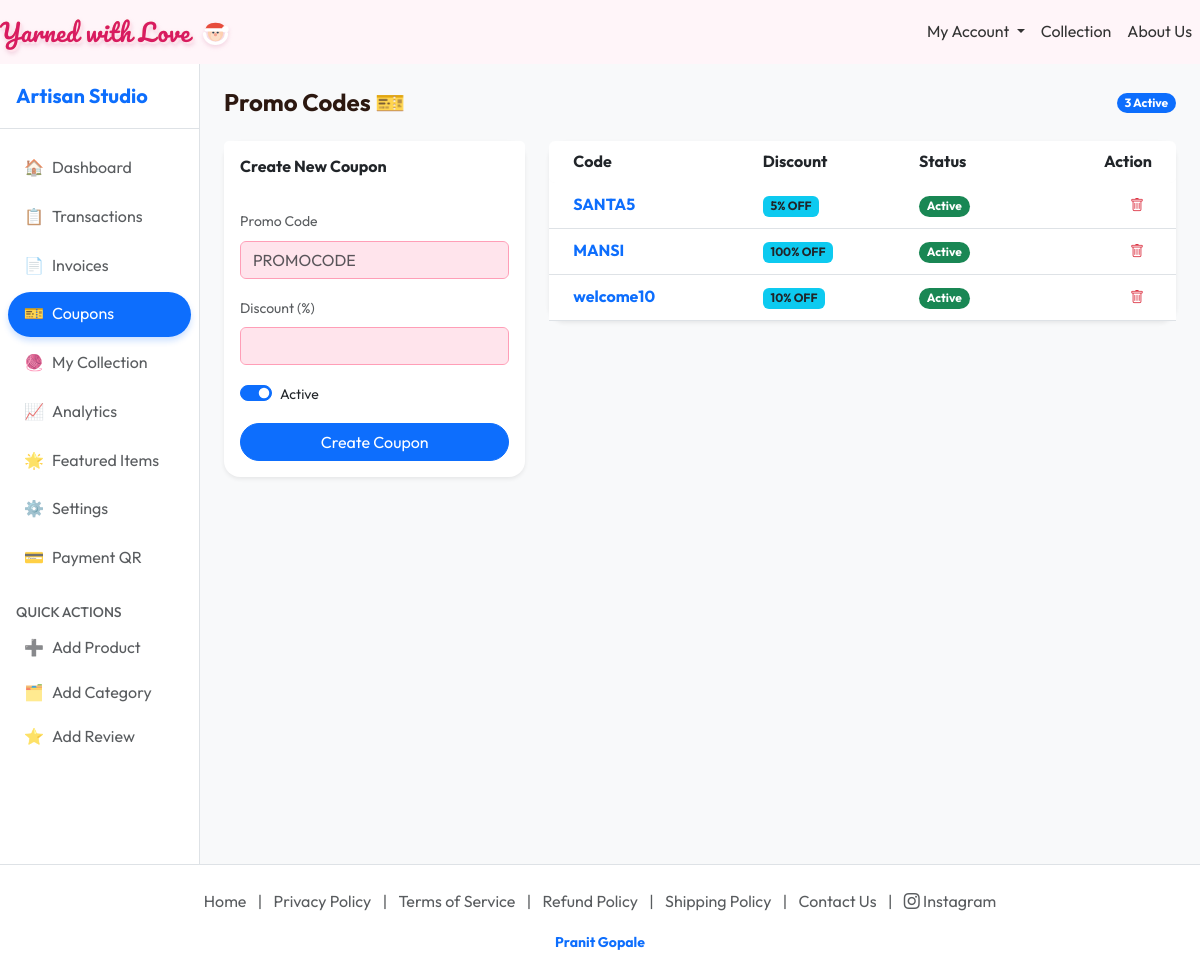
The page /artisan/coupons/ (signed in) on the database its author committed.
### store/models.py (models this page shows, shortened)
class Coupon(models.Model):
    code = models.CharField(max_length=50, unique=True)
    discount_percentage = models.IntegerField(validators=[MinValueValidator(0), MaxValueValidator(100)])
    active = models.BooleanField(default=True)

### store/views.py (the view)
# urls.py: path('artisan/coupons/', views.artisan_coupons, name='artisan_coupons'),
@login_required
@user_passes_test(lambda u: u.is_artisan)
def artisan_coupons(request):
    coupons = Coupon.objects.all().order_by('-id')
    return render(request, 'store/artisan_coupons.html', {'coupons': coupons, 'form': CouponForm()})

### store/forms.py
class CouponForm(forms.ModelForm):
    class Meta:
        model = Coupon
        fields = ['code', 'discount_percentage', 'active']
        widgets = {
            'code': forms.TextInput(attrs={'class': 'form-control', 'placeholder': 'PROMOCODE'}),
            'discount_percentage': forms.NumberInput(attrs={'class': 'form-control', 'min': '1', 'max': '100'}),
            'active': forms.CheckboxInput(attrs={'class': 'form-check-input'}),
        }

### users/context_processors.py (called while the page is built)
def artisan_global_data(request):
    if request.user.is_authenticated and request.user.is_artisan:
        return {
            'my_products': Product.objects.filter(artisan=request.user)
        }
    return {}

### templates/store/artisan_coupons.html (shortened to what this page needs)
{% extends 'store/artisan_base.html' %}
{% block artisan_content %}
<div class="d-flex justify-content-between align-items-center mb-4">
    <h2 class="h4 fw-bold mb-0">Promo Codes 🎫</h2>
    <span class="badge bg-primary rounded-pill">{{ coupons.count }} Active</span>
</div>
<div class="row">
    <div class="col-md-4 mb-4">
        <div class="card border-0 shadow-sm rounded-4">
            <div class="card-header bg-white py-3 border-0">
                <h6 class="fw-bold mb-0">Create New Coupon</h6>
            </div>
            <div class="card-body">
                <form action="{% url 'add_coupon' %}" method="post">
                    <div class="mb-3">
                        <label class="form-label small text-muted">Promo Code</label>
                        {{ form.code }}
                    </div>
                    <div class="mb-3">
                        <label class="form-label small text-muted">Discount (%)</label>
                        {{ form.discount_percentage }}
                    </div>
                    <div class="mb-3 form-check form-switch">
                        {{ form.active }}
                        <label class="form-check-label small" for="{{ form.active.id_for_label }}">Active</label>
                    </div>
                    <div class="d-grid">
                        <button type="submit" class="btn btn-primary rounded-pill">Create Coupon</button>
                    </div>
                </form>
            </div>
        </div>
    </div>
    <div class="col-md-8">
        <div class="card border-0 shadow-sm rounded-4">
            <div class="card-body p-0">
                <div class="table-responsive">
                    <table class="table table-hover align-middle mb-0">
                        <thead class="bg-light">
                            <tr>
                                <th class="border-0 ps-4 rounded-start">Code</th>
                                <th class="border-0">Discount</th>
                                <th class="border-0">Status</th>
                                <th class="border-0 pe-4 rounded-end text-end">Action</th>
                            </tr>
                        </thead>
                        <tbody>
                            {% for coupon in coupons %}
                            <tr>
                                <td class="ps-4 fw-bold text-primary">{{ coupon.code }}</td>
                                <td><span class="badge bg-info text-dark">{{ coupon.discount_percentage }}% OFF</span>
                                </td>
                                <td>
                                    {% if coupon.active %}
                                    <span class="badge bg-success rounded-pill">Active</span>
                                    {% else %}
                                    <span class="badge bg-secondary rounded-pill">Inactive</span>
                                    {% endif %}
                                </td>
                                <td class="pe-4 text-end">
                                    <form action="{% url 'delete_coupon' coupon.pk %}" method="post" class="d-inline"
                                        onsubmit="return confirm('Delete this coupon?');">
                                        <button type="submit" class="btn btn-sm btn-outline-danger border-0"><i
                                                class="bi bi-trash"></i></button>
                                    </form>
                                </td>
                            </tr>
                            {% empty %}
                            <tr>
                                <td colspan="4" class="text-center py-5 text-muted">No coupons created yet.</td>
                            </tr>
                            {% endfor %}
                        </tbody>
                    </table>
                </div>
            </div>
        </div>
    </div>
</div>
{% endblock %}

### static/css/style.css (style rules this page uses)
:root { --primary-color: #d47fa6; --secondary-color: #ff9eb7; --accent-color: #eebbce; --bg-light: #fff5f9; --text-dark: #2c1810; --white: #ffffff; --shadow: 0 10px 30px rgba(212, 127, 166, 0.15); }
body { font-family: 'Outfit', sans-serif; color: var(--text-dark); background-color: var(--bg-light); margin: 0; line-height: 1.6; }
.form-control { background-color: #ffe4ec !important; border: 1px solid var(--secondary-color); color: var(--text-dark); }

### rows shown on the page
Coupon: code "SANTA5", discount_percentage "5", active "Active"
Coupon: code "MANSI", discount_percentage "100", active "Active"
Coupon: code "welcome10", discount_percentage "10", active "Active"

### other values the page prints
{{ coupons.count }} "3"
